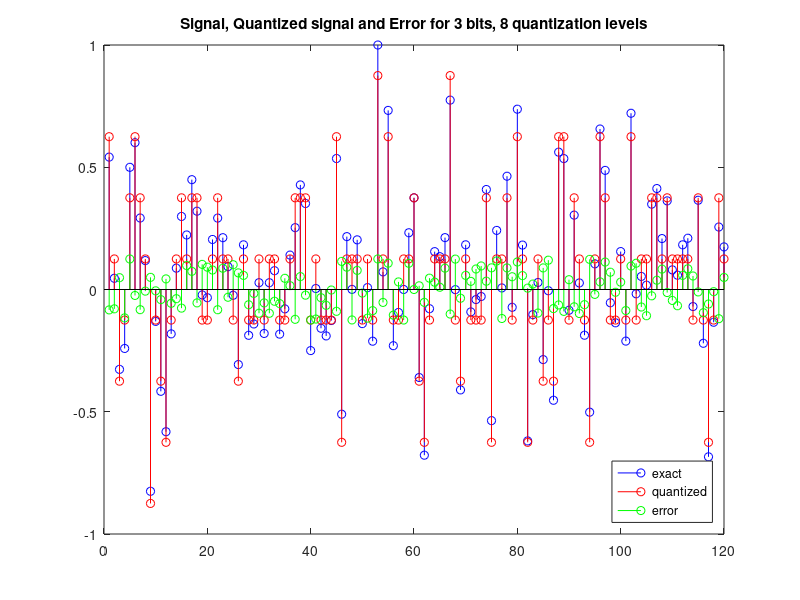

Reproduce this figure in MATLAB.
% This script creates a signal, and then quantizes it to a specified number
% of bits. It then calculates the quantization error.
% see if you run the script.
fprintf('\nE71 Lab, Sampling and Quantization\n');
b=3; % Number of bits.
N=120; % Number of samples in final signal.
n=0:(N-1); %Index
% Choose the input type.
choice = questdlg('Choose input','Input',...
'Sine','Sawtooth','Random','Random');
fprintf('Bits = %g, levels = %g, signal = %s.\n', b, 2^b, choice);
% Create the input data sequence.
switch choice
case'Sine'
 x=sin(2*pi*n/N);
case'Sawtooth'
 x=sawtooth(2*pi*n/N);
case'Random'
 x=randn(1,N); % Random data
 x=x/max(abs(x)); % Scale to +/- 1
end
% Signal is restricted to between -1 and +1.
x(x>=1)=(1-eps); % Make signal from -1 to just less than 1.
x(x<-1)=-1;
% Quantize a signal to "b" bits. 
xq=floor((x+1)*2^(b-1)); % Signal is one of 2^n int values (0 to 2^n-1)
xq=xq/(2^(b-1)); % Signal is from 0 to 2 (quantized)
xq=xq-(2^(b)-1)/2^(b); % Shift signal down (rounding)
xe=x-xq; % Quantization error
stem(x,'b');
hold on;
stem(xq,'r');
hold on;
stem(xe,'g');
legend('exact','quantized','error','Location','Southeast')
title(sprintf('Signal, Quantized signal and Error for %g bits, %g quantization levels',b,2^b));
hold off;
